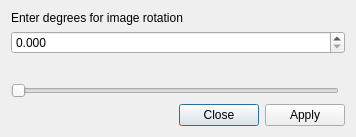
<?xml version="1.0" encoding="UTF-8"?>
<ui version="4.0">
 <class>RotateImageDialog</class>
 <widget class="QDialog" name="RotateImageDialog">
  <property name="geometry">
   <rect>
    <x>0</x>
    <y>0</y>
    <width>356</width>
    <height>137</height>
   </rect>
  </property>
  <property name="windowTitle">
   <string>Rotate Image...</string>
  </property>
  <layout class="QGridLayout" name="gridLayout">
   <item row="1" column="0" colspan="2">
    <widget class="QDoubleSpinBox" name="rotate_spinbox">
     <property name="decimals">
      <number>3</number>
     </property>
     <property name="maximum">
      <double>360.000000000000000</double>
     </property>
     <property name="singleStep">
      <double>0.001000000000000</double>
     </property>
    </widget>
   </item>
   <item row="2" column="0">
    <spacer name="verticalSpacer">
     <property name="orientation">
      <enum>Qt::Vertical</enum>
     </property>
     <property name="sizeHint" stdset="0">
      <size>
       <width>20</width>
       <height>3</height>
      </size>
     </property>
    </spacer>
   </item>
   <item row="4" column="0" colspan="2">
    <widget class="QDialogButtonBox" name="bb">
     <property name="orientation">
      <enum>Qt::Horizontal</enum>
     </property>
     <property name="standardButtons">
      <set>QDialogButtonBox::Apply|QDialogButtonBox::Close</set>
     </property>
    </widget>
   </item>
   <item row="0" column="0" colspan="2">
    <widget class="QLabel" name="label">
     <property name="text">
      <string>Enter degrees for image rotation</string>
     </property>
    </widget>
   </item>
   <item row="3" column="0">
    <widget class="QSlider" name="degrees_slider">
     <property name="maximum">
      <number>360000</number>
     </property>
     <property name="singleStep">
      <number>1</number>
     </property>
     <property name="orientation">
      <enum>Qt::Horizontal</enum>
     </property>
    </widget>
   </item>
  </layout>
 </widget>
 <resources/>
 <connections>
  <connection>
   <sender>bb</sender>
   <signal>accepted()</signal>
   <receiver>RotateImageDialog</receiver>
   <slot>accept()</slot>
   <hints>
    <hint type="sourcelabel">
     <x>248</x>
     <y>254</y>
    </hint>
    <hint type="destinationlabel">
     <x>157</x>
     <y>274</y>
    </hint>
   </hints>
  </connection>
  <connection>
   <sender>bb</sender>
   <signal>rejected()</signal>
   <receiver>RotateImageDialog</receiver>
   <slot>reject()</slot>
   <hints>
    <hint type="sourcelabel">
     <x>316</x>
     <y>260</y>
    </hint>
    <hint type="destinationlabel">
     <x>286</x>
     <y>274</y>
    </hint>
   </hints>
  </connection>
 </connections>
</ui>
